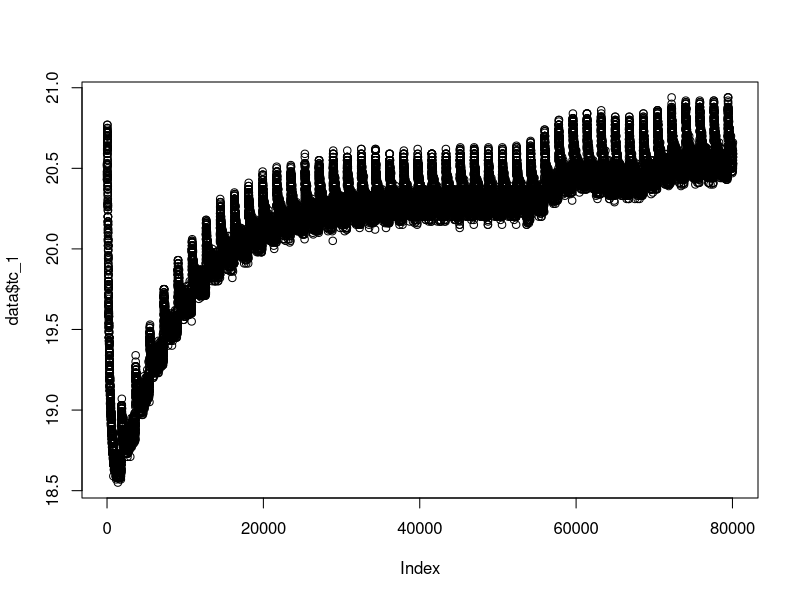
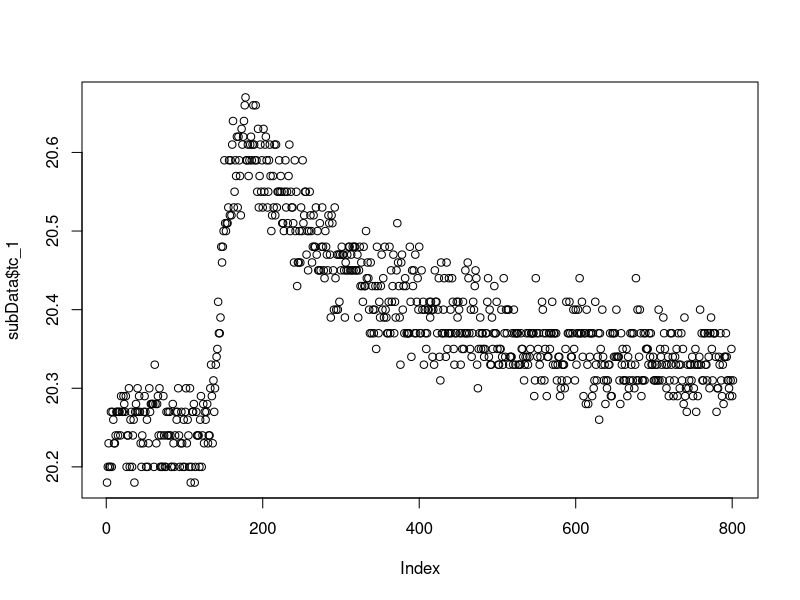
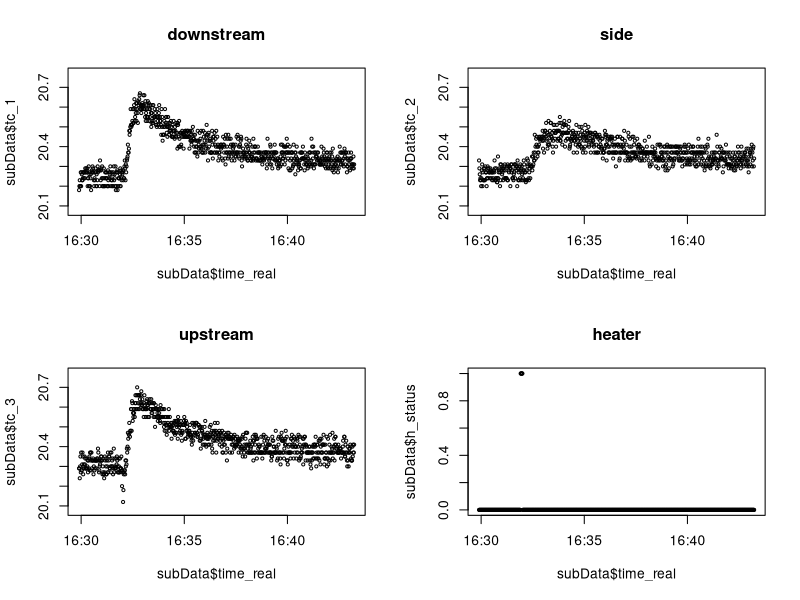

The R script that drew these images, in order:
setwd("~/Documents/Projects/UAF/sap-flux/data/20160930-4NeedleOvernight/")
##--Load In Data--##
## 343 mA current
## 10.2 ohms
## >50% moisture content
data = data.frame(read.csv("Data05.csv"))
#check to make sure this is correct
names(data) <- c("time", "tc_1", "tc_2", "tc_3", "h_status") 
data$time_real = as.POSIXct(data$time, origin="1970-01-01") #Convert time to POSIX
for (i in 1:length(data$time)) {
  data$log_interval[i] = data$time[i+1] - data$time[i]
}
par(mfrow=c(1,1))
plot(data$tc_1)
start = (30*60)*30
end = start+800
subData = data[start:end,]
min = min(subData$tc_1) - 0.1
max = max(subData$tc_1) + 0.1
par(mfrow=c(1,1))
plot(subData$tc_1)

par(mfrow=c(2,2))
plot(subData$tc_1~subData$time_real, type='p', pch=1, cex=.5, ylim=c(min, max), main="downstream")
plot(subData$tc_2~subData$time_real, type='p', pch=1, cex=.5, ylim=c(min, max), main="side")
plot(subData$tc_3~subData$time_real, type='p', pch=1, cex=.5, ylim=c(min, max), main="upstream")
plot(subData$h_status~subData$time_real, type='p', pch=1, cex=.5, ylim=c(0, 1), main="heater")
